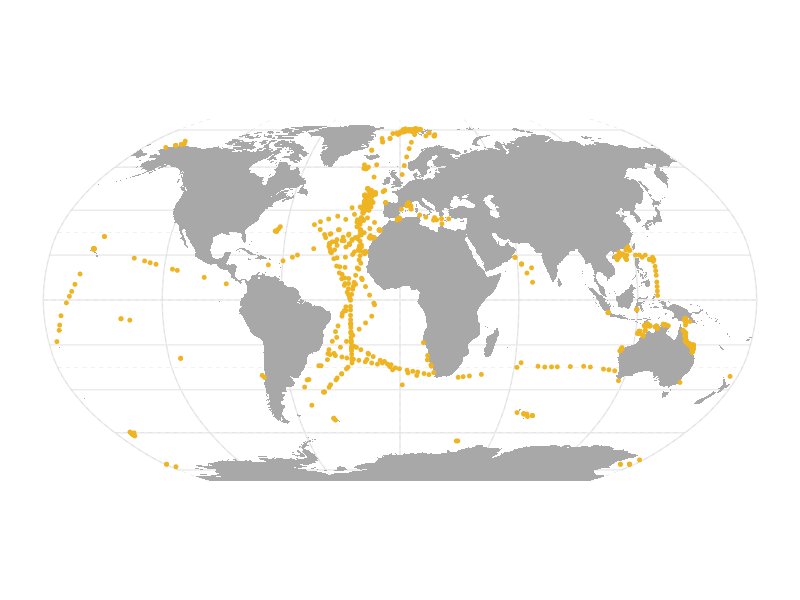
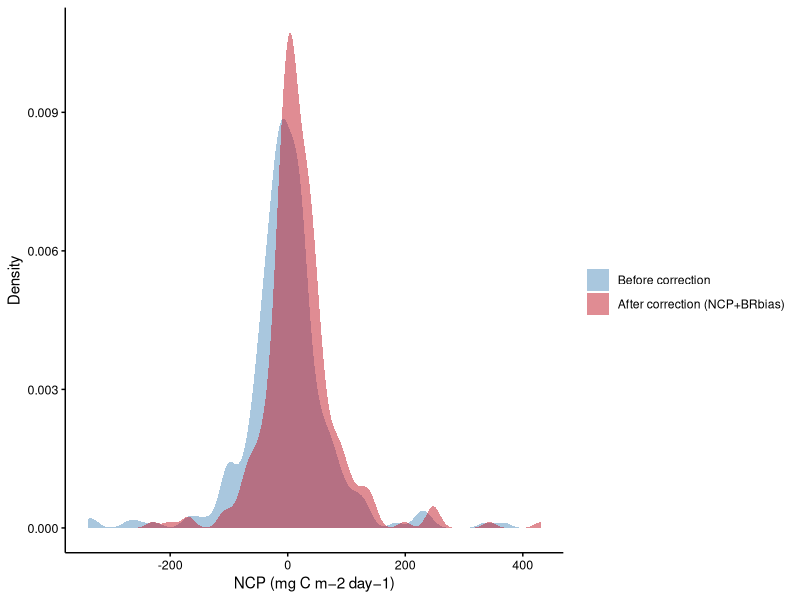

These charts were generated, in order, by the following R code:
#### Global light-dark bottle dataset utilized in this study

library(reshape2)
library(ggplot2)
library(sf)
library(rnaturalearth)
library(dplyr)
library(terra)


# Distribution of global light-dark bottle incubation sampling stations (Fig. S6a)
LD_dataset <- read.csv('../data/light-dark_bottle_dataset.csv')
LD_dataset$station <- paste(LD_dataset$Lon, LD_dataset$Lat, LD_dataset$Date, sep = '-')
LD_dataset <- LD_dataset[!duplicated(LD_dataset$station), ]

LD_dataset_sf <- st_as_sf(LD_dataset[c('Lon', 'Lat', 'NCP')], coords = c('Lon', 'Lat'), crs = 4326)
world_map <- ne_countries(scale = 'medium', returnclass = 'sf')
graticules1 <- st_transform(st_as_sf(vect(st_graticule(lon = seq(-180,180, 1), lat = seq(-90,90, 1)))), '+proj=robin')
graticules2 <- st_transform(st_as_sf(vect(st_graticule(lon = seq(-180,180, 60), lat = seq(-90,90, 30)))), '+proj=robin')

p_station <- ggplot() +
geom_sf(data = graticules1, color = 'transparent') +
geom_sf(data = graticules2, color = '#cbcbcb', linewidth = 0.1, linetype = 2) +
geom_sf(data = world_map, fill = '#a8a8a8', color = NA, size = 0.1) +
coord_sf(crs = st_crs('+proj=robin')) +
geom_sf(data = LD_dataset_sf, size = 1, color = '#eeb421', inherit.aes = FALSE) +
theme_minimal()

p_station


# Comparison of NCP before and after BR correction, presented as the density distribution of climate mean values at a 1° grid
NCP_grid <- read.csv('../data/euphotic-zone_integrated_NCP_grid.csv')
NCP_grid <- NCP_grid[c('No', 'NCP', 'NCP_corr')]
NCP_grid <- melt(NCP_grid, id = 'No')
NCP_grid$variable <- factor(NCP_grid$variable, levels = c('NCP', 'NCP_corr'), labels = c('Before correction', 'After correction (NCP+BRbias)'))

p_NCP_grid <- ggplot(NCP_grid, aes(x = value)) +
geom_density(aes(fill = variable), position = position_dodge(width = 0), bins = 10, alpha = 0.5, color = NA) +
scale_fill_manual(values = c('#548fbe', '#c11b29')) +
theme(panel.grid = element_blank(), 
	panel.background = element_blank(),
	axis.line = element_line(color = 'black', size = 0.5), 
	axis.ticks = element_line(color = 'black', size = 0.5), 
	axis.text = element_text(color = 'black', size = 9)) +
labs(x = 'NCP (mg C m−2 day−1)', y = 'Density', fill = '')

p_NCP_grid
